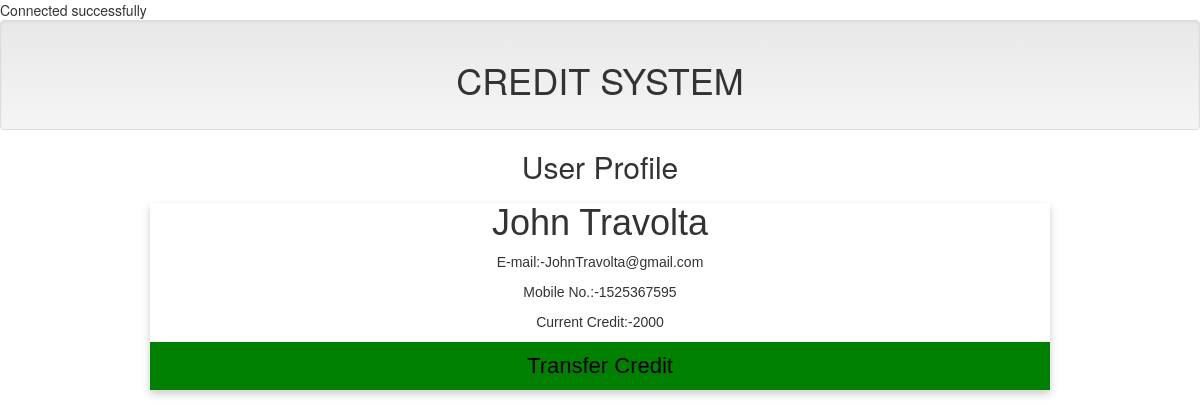
Page /card7.php on the committed database.
### tables this page shows
CREATE TABLE `name` (
  `ID` int(10) NOT NULL,
  `Name` varchar(15) NOT NULL,
  `E-mail` text NOT NULL,
  `Mobile No.` int(12) NOT NULL,
  `Credit` int(100) NOT NULL
);

### dbcon.php (called while the page is built, shortened)
<?php
$servername = "localhost";
$Name = "root";
$password = "";
$con = new mysqli($servername, $Name, $password, 'alluser');
  $query7 = " SELECT * FROM `name` WHERE `Name` = 'John Travolta' ";
  $run7 = mysqli_query($con, $query7);
  $JohnTravolta = mysqli_fetch_assoc($run7);
  ?>

### card7.php (the view, shortened to what this page needs)
<?php
      include 'dbcon.php';
      include 'includes/header.php';
      ?>
<head>
<link rel="stylesheet" href="https://cdnjs.cloudflare.com/ajax/libs/font-awesome/4.7.0/css/font-awesome.min.css">
</head>
<body>
<h2 style="text-align:center">User Profile</h2>
<div class="card">
  <h1><?php echo $JohnTravolta['Name']; ?></h1>
        <p class="E-mail" title="E-mail">E-mail:-<?php echo $JohnTravolta['E-mail']; ?></p>
        <p class="Monile No.">Mobile No.:-<?php echo $JohnTravolta['Mobile No.']; ?></p>
        <p class="Current Credit">Current Credit:-<?php echo $JohnTravolta['Credit']; ?></p>
  <p><button type="button"> <a href="users/JohnTravolta.php">Transfer Credit</a></button></p>
</div>
</body>
</html>

### card7.php (style rules this page uses)
.card { box-shadow: 0 4px 8px 0 rgba(0, 0, 0, 0.2); max-width: 900px; margin: auto; text-align: center; font-family: arial; }
button { border: none; outline: 0; display: inline-block; padding: 8px; color: white; background-color: green; text-align: center; cursor: pointer; width: 100%; font-size: 18px; }
a { text-decoration: none; font-size: 22px; color: black; }

### rows in the picture
name: Name "John Travolta", value "JohnTravolta@gmail.com", value "1525367595", Credit "2000"
